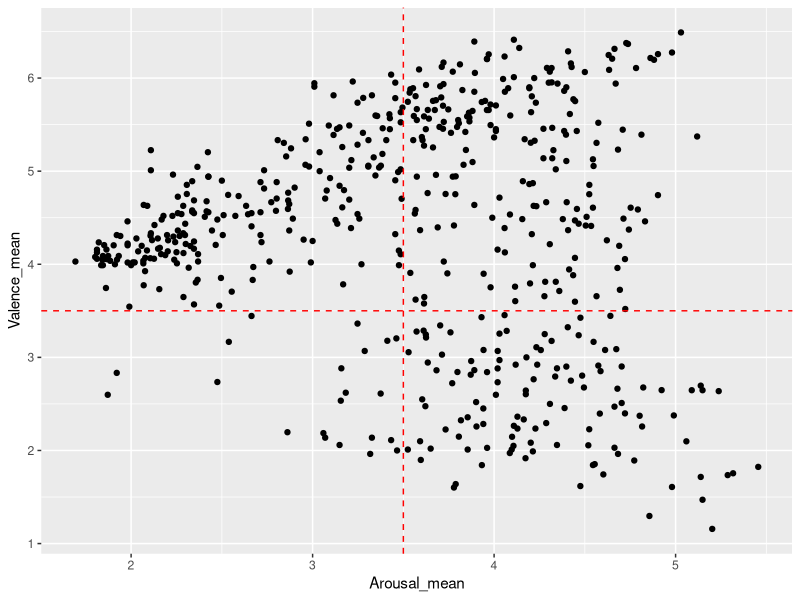
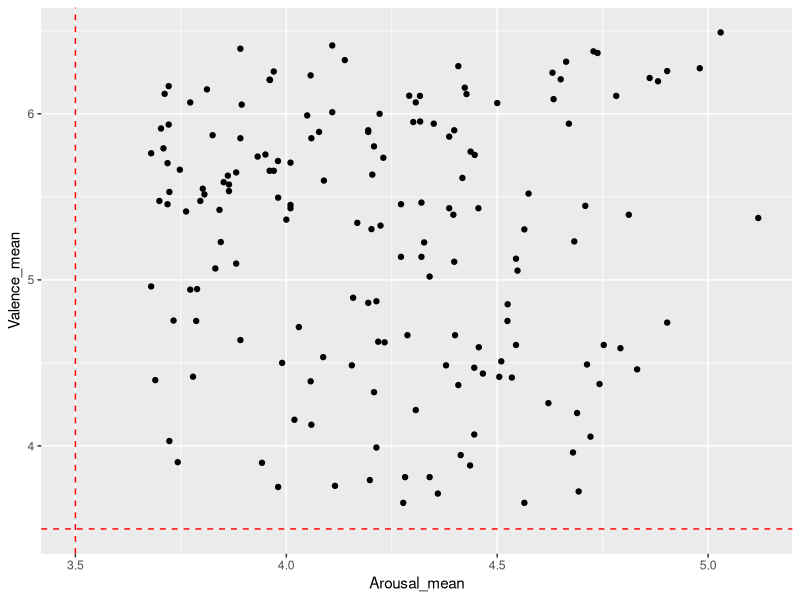
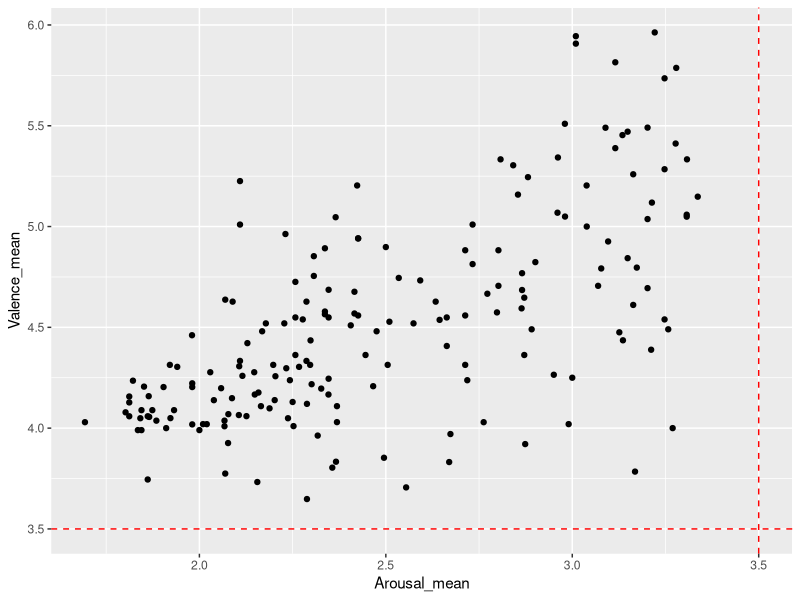
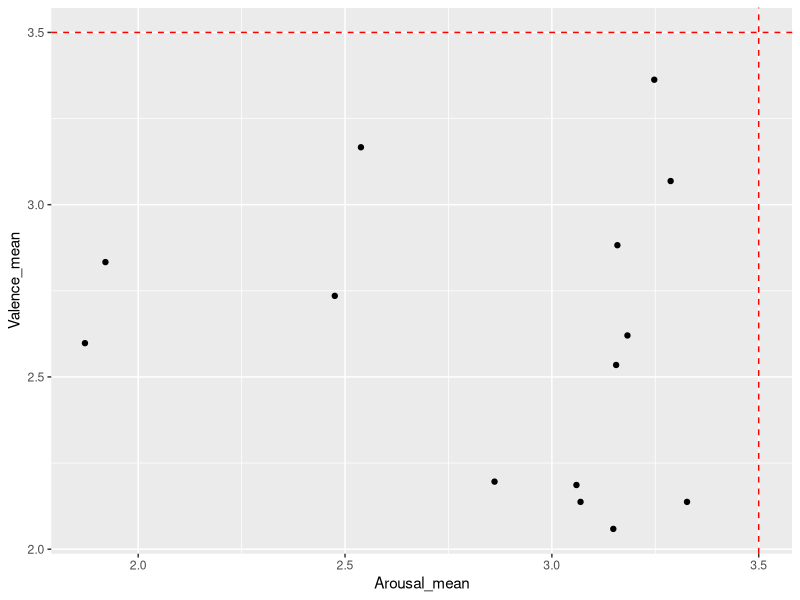
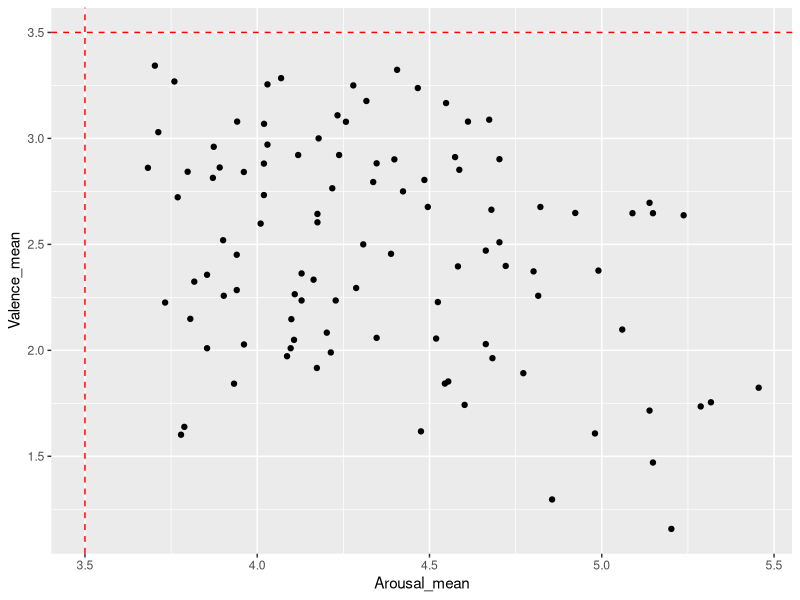

Generate these figures, in order, with R: (Note: this script raises an error after producing the figures.)
## ---- chunk 1
library(tidyverse)
## ---- chunk 2
OASIS <- read.csv(file='../stimuli/oasis/OASIS.csv')
## ---- chunk 3
OASIS_clean <-
  OASIS %>%
  dplyr::filter(Category != "Person")

OASIS_clean$Valence_SE <- OASIS_clean$Valence_SD/(sqrt(OASIS_clean$Valence_N))

OASIS_clean$Arousal_SE <- OASIS_clean$Arousal_SD/(sqrt(OASIS_clean$Arousal_N))

ggplot(data=OASIS_clean, aes(x=Arousal_mean, y=Valence_mean))+
  geom_point() +
  geom_vline(xintercept = 3.5, linetype="dashed", color="red") +
  geom_hline(yintercept = 3.5, linetype="dashed", color="red")


OASIS_cleanpospos <- 
  OASIS_clean %>%
  dplyr::filter(Arousal_mean - Arousal_SE > 3.5) %>%
  dplyr::filter(Valence_mean - Valence_SE > 3.5)

OASIS_cleanpospos$quad <-"Positive Valence, High Arousal"

ggplot(data=OASIS_cleanpospos, aes(x=Arousal_mean, y=Valence_mean))+
  geom_point() +
  geom_vline(xintercept = 3.5, linetype="dashed", color="red") +
  geom_hline(yintercept = 3.5, linetype="dashed", color="red")

OASIS_cleannegpos <- 
  OASIS_clean %>%
  dplyr::filter(Arousal_mean + Arousal_SE < 3.5) %>%
  dplyr::filter(Valence_mean - Valence_SE > 3.5)

OASIS_cleannegpos$quad <-"Positive Valence, Low Arousal"

ggplot(data=OASIS_cleannegpos, aes(x=Arousal_mean, y=Valence_mean))+
  geom_point() +
  geom_vline(xintercept = 3.5, linetype="dashed", color="red") +
  geom_hline(yintercept = 3.5, linetype="dashed", color="red")

OASIS_cleannegneg <- 
  OASIS_clean %>%
  dplyr::filter(Arousal_mean + Arousal_SE < 3.5) %>%
  dplyr::filter(Valence_mean + Valence_SE < 3.5)

OASIS_cleannegneg$quad <-"Negative Valence, Low Arousal"


ggplot(data=OASIS_cleannegneg, aes(x=Arousal_mean, y=Valence_mean))+
  geom_point() +
  geom_vline(xintercept = 3.5, linetype="dashed", color="red") +
  geom_hline(yintercept = 3.5, linetype="dashed", color="red")

OASIS_cleanposneg <- 
  OASIS_clean %>%
  dplyr::filter(Arousal_mean - Arousal_SE > 3.5) %>%
  dplyr::filter(Valence_mean + Valence_SE < 3.5)

OASIS_cleanposneg$quad <-"Negative Valence, High Arousal"

ggplot(data=OASIS_cleanposneg, aes(x=Arousal_mean, y=Valence_mean))+
  geom_point() +
  geom_vline(xintercept = 3.5, linetype="dashed", color="red") +
  geom_hline(yintercept = 3.5, linetype="dashed", color="red")

stim_selection <- 
  rbind(OASIS_cleannegneg, OASIS_cleannegpos, OASIS_cleanposneg, OASIS_cleanpospos) %>%
  dplyr::select(Theme, quad)

write.csv(file='../stimuli/OASIS_initialstims.csv', stim_selection)
## ---- chunk 4
filtered <- read.csv(file='../stimuli/OASIS_initialstims.csv')

updated <- merge(filtered, OASIS_clean, by="Theme") %>%
  select(Theme, Arousal_mean, Arousal_SE, Valence_mean, Valence_SE)

updated_cleanpospos <- 
  updated %>%
  dplyr::filter(Arousal_mean - Arousal_SE > 4.5) %>%
  dplyr::filter(Valence_mean - Valence_SE > 4.5)

updated_cleanpospos$quad <-"Positive Valence, High Arousal"

updated_cleannegpos <- 
  updated %>%
  dplyr::filter(Arousal_mean + Arousal_SE < 3) %>%
  dplyr::filter(Valence_mean - Valence_SE > 4.5)

updated_cleannegpos$quad <-"Positive Valence, Low Arousal"

pos_stim_selection1 <- 
  rbind(updated_cleanpospos, updated_cleannegpos) %>%
  dplyr::select(Theme, quad)

write.csv(file='../stimuli/OASIS_filteredpos.csv', pos_stim_selection1)
## ---- chunk 5
selected <- read.csv(file='../stimuli/oasis/selected_stims/selected_stims.csv')
# 8 high A high V
# 18 low A high V
# 14 high A low V
# 8 low A low V

selected_OASIS <- merge(selected, OASIS, by = 'Theme')
selected_OASIS$upper_arousal <- selected_1$Arousal_mean + selected_1$Arousal_SD
selected_OASIS$lower_arousal <- selected_1$Arousal_mean - selected_1$Arousal_SD
selected_OASIS$upper_valence <- selected_1$Valence_mean + selected_1$Valence_SD
selected_OASIS$lower_valence <- selected_1$Valence_mean - selected_1$Valence_SD

ggplot(data=selected_OASIS, aes(x=Arousal_mean, y=Valence_mean, label=Theme))+
  geom_point() +
  geom_vline(xintercept = 3.5, linetype="dashed", color="red") +
  geom_hline(yintercept = 3.5, linetype="dashed", color="red") +
  #geom_errorbar(alpha=0.5, aes(ymin = lower_valence, ymax = upper_valence)) +
  #geom_errorbarh(alpha=0.5, aes(xmin = lower_arousal, xmax = upper_arousal)) +
  geom_text()

selected_OASIS_pos <- subset(selected_OASIS, !(lower_valence <= 3.5))

selected_OASIS_neg <- subset(selected_OASIS, !(upper_valence >= 4.7))

# low V make sure upper limit is below 3.5
# high V make sure lower limit is above 3.5
# if not 10 stimuli left, rank order the means and take the top 10 of each valence
# OR top 5 of each quadrant
  
## ---- chunk 6
final_OASIS <- read.csv(file='../stimuli/oasis/selected_stims/oasis_stims_tracking.csv')
selected_OASIS_final <- merge(final_OASIS, selected_OASIS, by = 'Theme')

OASIS_selected <-
  ggplot(data=OASIS_clean, aes(x=Valence_mean, y=Arousal_mean, label=Theme))+
  geom_point(alpha=0.7) +
  geom_vline(xintercept = 3.5, linetype="dashed", color="red") +
  geom_hline(yintercept = 3.5, linetype="dashed", color="red") +
  #geom_errorbar(alpha=0.5, aes(ymin = lower_valence, ymax = upper_valence, color=quad)) +
  #geom_errorbarh(alpha=0.5, aes(xmin = lower_arousal, xmax = upper_arousal, color=quad)) +
  #geom_text() +
  xlab('Normed Valence Rating') + ylab('Normed Arousal Rating') +
  theme_classic() +
  geom_point(data=selected_OASIS_final, aes(color="red"))+
  theme(legend.position = "none") +
  theme(
    axis.title.y = element_text(family="Arial",size=30),
    axis.text.x = element_text(family="Arial", size=24),
    axis.title.x = element_text(family="Arial",size=30),
    axis.text.y = element_text(family="Arial", size=24),
)

ggsave('OASIS_selected.png',OASIS_selected, dpi=1000, width=9)


ggplot(data=selected_OASIS_final, aes(x=Arousal_mean, y=Valence_mean, label=Theme))+
  geom_point(aes(color=quad)) +
  geom_vline(xintercept = 3.5, linetype="dashed", color="red") +
  geom_hline(yintercept = 3.5, linetype="dashed", color="red") +
  #geom_errorbar(alpha=0.5, aes(ymin = lower_valence, ymax = upper_valence, color=quad)) +
  #geom_errorbarh(alpha=0.5, aes(xmin = lower_arousal, xmax = upper_arousal, color=quad)) +
  geom_text() +
  xlab('Arousal') + ylab('Valence')

# Loop through each unique value in the "quad" column
for (quad_value in unique(selected_OASIS_final$quad)) {
  # Filter the data for the current quadrant
  quad_data <- subset(selected_OASIS_final, quad == quad_value)
  
  # Create the plot
  p <- ggplot(data=quad_data, aes(x=Arousal_mean, y=Valence_mean, label=Theme)) +
    geom_point() +
    geom_vline(xintercept = 3.5, linetype="dashed", color="red") +
    geom_hline(yintercept = 3.5, linetype="dashed", color="red") +
    geom_errorbar(alpha=0.5, aes(ymin = lower_valence, ymax = upper_valence, color=quad)) +
    geom_errorbarh(alpha=0.5, aes(xmin = lower_arousal, xmax = upper_arousal, color=quad)) +
    geom_text() +
    xlab('Arousal') + ylab('Valence') +
    ggtitle(paste("Quad:", quad_value))
  
  # Print the plot to display it in the console
  print(p)
}

